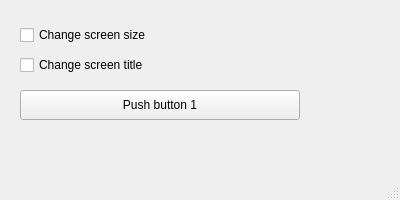
<?xml version="1.0" encoding="UTF-8"?>
<ui version="4.0">
 <class>main_window</class>
 <widget class="QMainWindow" name="main_window">
  <property name="geometry">
   <rect>
    <x>0</x>
    <y>0</y>
    <width>400</width>
    <height>200</height>
   </rect>
  </property>
  <property name="windowTitle">
   <string>Main Window</string>
  </property>
  <widget class="QWidget" name="central_widget">
   <widget class="QCheckBox" name="check_box_1">
    <property name="geometry">
     <rect>
      <x>20</x>
      <y>20</y>
      <width>200</width>
      <height>30</height>
     </rect>
    </property>
    <property name="text">
     <string>Change screen size</string>
    </property>
   </widget>
   <widget class="QCheckBox" name="check_box_2">
    <property name="geometry">
     <rect>
      <x>20</x>
      <y>50</y>
      <width>200</width>
      <height>30</height>
     </rect>
    </property>
    <property name="text">
     <string>Change screen title</string>
    </property>
   </widget>
   <widget class="QPushButton" name="push_button_1">
    <property name="geometry">
     <rect>
      <x>20</x>
      <y>90</y>
      <width>280</width>
      <height>30</height>
     </rect>
    </property>
    <property name="text">
     <string>Push button 1</string>
    </property>
   </widget>
  </widget>
  <widget class="QMenuBar" name="menu_bar">
   <property name="geometry">
    <rect>
     <x>0</x>
     <y>0</y>
     <width>400</width>
     <height>21</height>
    </rect>
   </property>
  </widget>
  <widget class="QStatusBar" name="status_bar"/>
 </widget>
 <resources/>
 <connections/>
</ui>
